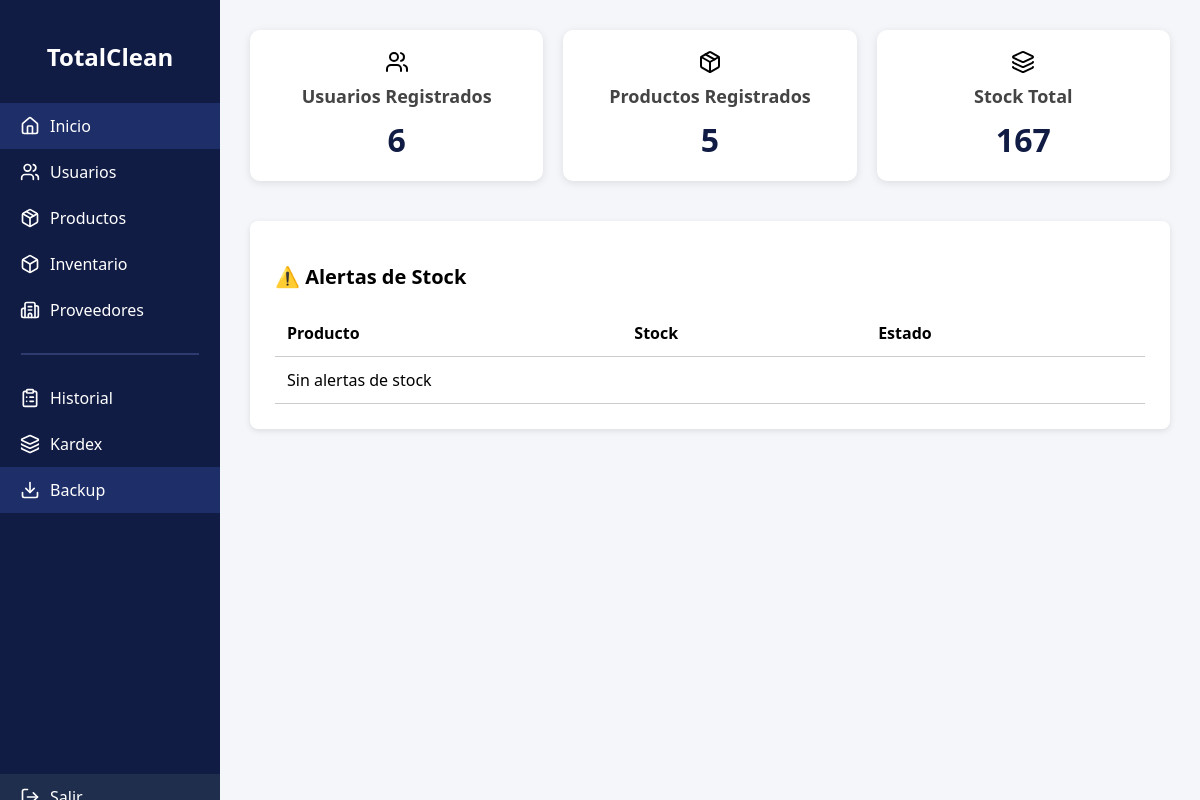
Page /menu.php on the earlier database version.
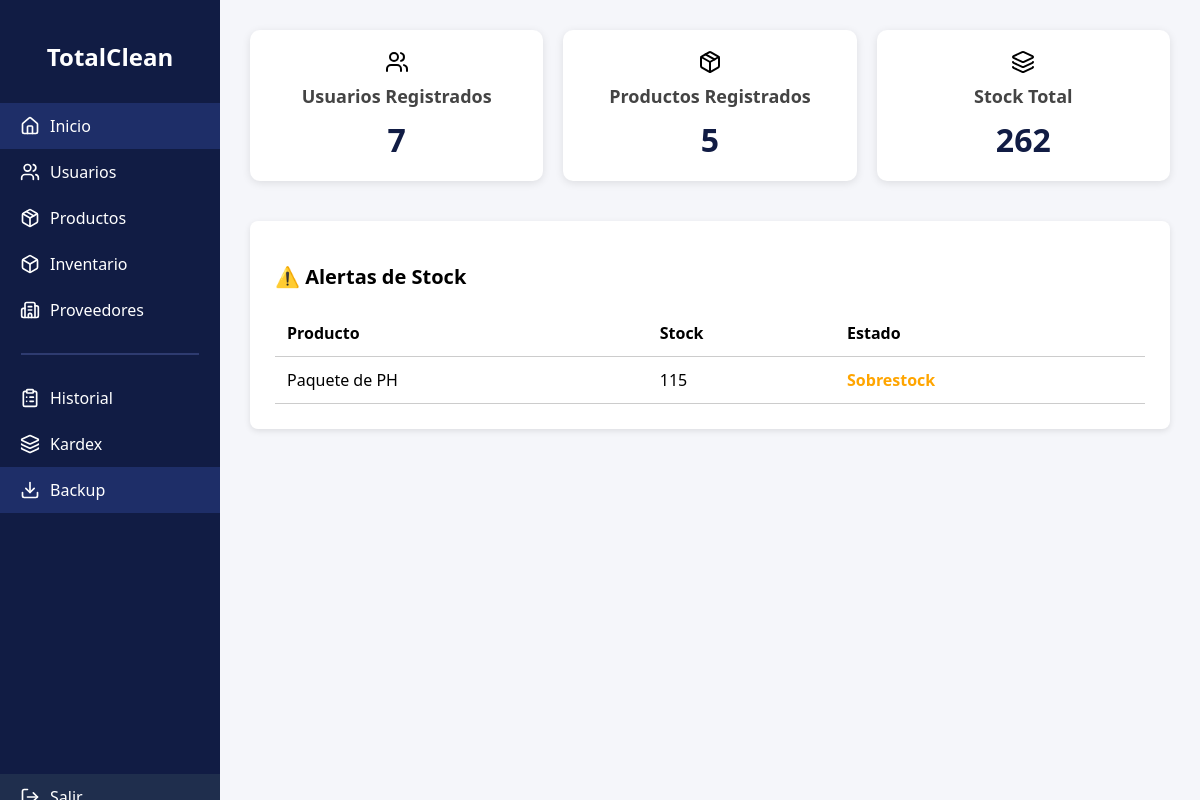
Same page on the later database version.
### tables this page shows
CREATE TABLE `producto` (
  `idProducto` int(11) NOT NULL AUTO_INCREMENT,
  `nombre` varchar(100) NOT NULL,
  `descripcion` text DEFAULT NULL,
  `idCategoria` int(11) DEFAULT NULL,
  `idMarca` int(11) DEFAULT NULL,
  `idFabricante` int(11) DEFAULT NULL,
  `stock` int(11) DEFAULT 0,
  `fecha_vencimiento` date DEFAULT NULL,
  `precio_unitario` decimal(10,2) DEFAULT NULL,
  PRIMARY KEY (`idProducto`),
  KEY `idCategoria` (`idCategoria`),
  KEY `idMarca` (`idMarca`),
  KEY `idFabricante` (`idFabricante`),
  CONSTRAINT `producto_ibfk_1` FOREIGN KEY (`idCategoria`) REFERENCES `categoria` (`idCategoria`),
  CONSTRAINT `producto_ibfk_2` FOREIGN KEY (`idMarca`) REFERENCES `marca` (`idMarca`),
  CONSTRAINT `producto_ibfk_3` FOREIGN KEY (`idFabricante`) REFERENCES `fabricante` (`idFabricante`)
);

### menu.php (the view, shortened to what this page needs)
<?php
include 'conexion.php';
$resUsuarios = $conexion->query("SELECT COUNT(*) AS total FROM usuario");
$totalUsuarios = $resUsuarios->fetch_assoc()['total'] ?? 0;
$resProductos = $conexion->query("SELECT COUNT(*) AS total FROM producto");
$totalProductos = $resProductos->fetch_assoc()['total'] ?? 0;
$resStock = $conexion->query("SELECT SUM(stock) AS total FROM producto");
$stockTotal = $resStock->fetch_assoc()['total'] ?? 0;
$resAlertas = $conexion->query("SELECT nombre, stock FROM producto WHERE stock < 5 OR stock > 100");
$alertas = $resAlertas->fetch_all(MYSQLI_ASSOC);
?>
<!DOCTYPE html>
<html lang="es">
<head>
    <link href="https://cdn.datatables.net/1.13.4/css/jquery.dataTables.min.css" rel="stylesheet">
</head>
<body>
<div class="sidebar">
    <h2>TotalClean</h2>
    <a href="menu.php" class="active"><i data-lucide="home" class="icon"></i>Inicio</a>
    <a href="formulariousuario.html"><i data-lucide="users" class="icon"></i>Usuarios</a>
    <a href="formularioproducto.html"><i data-lucide="package" class="icon"></i>Productos</a>
    <a href="inventario.php"><i data-lucide="box" class="icon"></i>Inventario</a>
    <a href="formularioProveedor.php"><i data-lucide="building-2" class="icon"></i>Proveedores</a>
    <hr>
    <a href="historial.html"><i data-lucide="clipboard-list" class="icon"></i>Historial</a>
    <a href="kardex.php"><i data-lucide="layers" class="icon"></i>Kardex</a>
    <a href="backup_bd.php" class="active"><i data-lucide="download" class="icon"></i>Backup</a>
    <a href="logout.php" class="logout"><i data-lucide="log-out" class="icon"></i>Salir</a>
</div>
<div class="main-container">
    <div class="cards">
        <div class="card">
            <i data-lucide="users"></i>
            <h3>Usuarios Registrados</h3>
            <span><?= $totalUsuarios ?></span>
        </div>
        <div class="card">
            <i data-lucide="package"></i>
            <h3>Productos Registrados</h3>
            <span><?= $totalProductos ?></span>
        </div>
        <div class="card">
            <i data-lucide="layers"></i>
            <h3>Stock Total</h3>
            <span><?= $stockTotal ?></span>
        </div>
    </div>
    <div class="alerts">
        <h2>⚠️ Alertas de Stock</h2>
        <table>
            <thead>
                <tr>
                    <th>Producto</th>
                    <th>Stock</th>
                    <th>Estado</th>
                </tr>
            </thead>
            <tbody>
                <?php foreach ($alertas as $producto): ?>
                    <tr>
                        <td><?= htmlspecialchars($producto['nombre']) ?></td>
                        <td><?= $producto['stock'] ?></td>
                        <td class="<?= $producto['stock'] < 5 ? 'low-stock' : 'over-stock' ?>">
                            <?= $producto['stock'] < 5 ? 'Falta de stock' : 'Sobrestock' ?>
                        </td>
                    </tr>
                <?php endforeach ?>
                <?php if (empty($alertas)): ?>
                    <tr><td colspan="3">Sin alertas de stock</td></tr>
                <?php endif ?>
            </tbody>
        </table>
    </div>
</div>
</body>
</html>

### menu.php (style rules this page uses)
body { margin: 0; font-family: 'Segoe UI', sans-serif; background-color: #f5f6fa; display: flex; }
.sidebar { width: 220px; height: 100vh; background-color: #111c44; color: white; position: fixed; display: flex; flex-direction: column; padding: 20px 0; }
.sidebar a { color: white; text-decoration: none; padding: 12px 20px; display: flex; align-items: center; gap: 10px; font-size: 16px; transition: background-color 0.2s ease; }
.sidebar a:hover, .sidebar a.active { background-color: #1e2e68; }
.sidebar h2 { text-align: center; margin-bottom: 30px; }
.sidebar hr { border: 1px solid #2e3b70; width: 80%; margin: 20px auto; }
.sidebar .logout { margin-top: auto; background-color: #1f2e4d; }
.icon { width: 20px; height: 20px; }
.main-container { margin-left: 220px; padding: 30px; flex: 1; }
.cards { display: flex; gap: 20px; margin-bottom: 40px; }
.card { flex: 1; background-color: white; padding: 20px; border-radius: 10px; box-shadow: 0 2px 8px rgba(0,0,0,0.1); display: flex; flex-direction: column; align-items: center; text-align: center; }
.card h3 { margin: 10px 0; font-size: 18px; color: #444; }
.card span { font-size: 32px; font-weight: bold; color: #111c44; }
.alerts { background: white; padding: 25px; border-radius: 8px; box-shadow: 0 2px 6px rgba(0,0,0,0.1); }
.alerts h2 { margin-bottom: 20px; font-size: 20px; }
table { width: 100%; border-collapse: collapse; }
th, td { padding: 12px; border-bottom: 1px solid #ccc; text-align: left; }
.over-stock { color: orange; font-weight: bold; }

Differences in the rows shown:
now on this page (row edited): producto: nombre "Paquete de PH", stock "115", shows "Sobrestock"
Other differences:
$totalUsuarios: "6" → "7"
$stockTotal: "167" → "262"
text no longer shown: "Sin alertas de stock"
